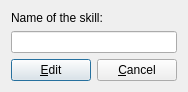
<?xml version="1.0" encoding="UTF-8"?>
<ui version="4.0">
 <class>changeSkillDialog</class>
 <widget class="QDialog" name="changeSkillDialog">
  <property name="windowModality">
   <enum>Qt::ApplicationModal</enum>
  </property>
  <property name="geometry">
   <rect>
    <x>0</x>
    <y>0</y>
    <width>198</width>
    <height>106</height>
   </rect>
  </property>
  <property name="windowTitle">
   <string>New name</string>
  </property>
  <property name="modal">
   <bool>true</bool>
  </property>
  <layout class="QVBoxLayout" name="_2">
   <property name="sizeConstraint">
    <enum>QLayout::SetFixedSize</enum>
   </property>
   <item>
    <widget class="QLabel" name="label">
     <property name="text">
      <string>Name of the skill:</string>
     </property>
    </widget>
   </item>
   <item>
    <widget class="QLineEdit" name="editName"/>
   </item>
   <item>
    <layout class="QHBoxLayout" name="horizontalLayout">
     <item>
      <widget class="QPushButton" name="pushEdit">
       <property name="text">
        <string>&amp;Edit</string>
       </property>
       <property name="icon">
        <iconset resource="../../ressource.qrc">
         <normaloff>:/data/images/check.svg</normaloff>:/data/images/check.svg</iconset>
       </property>
      </widget>
     </item>
     <item>
      <widget class="QPushButton" name="pushCancel">
       <property name="text">
        <string>&amp;Cancel</string>
       </property>
       <property name="icon">
        <iconset resource="../../ressource.qrc">
         <normaloff>:/data/images/stop.svg</normaloff>:/data/images/stop.svg</iconset>
       </property>
      </widget>
     </item>
    </layout>
   </item>
  </layout>
 </widget>
 <resources>
  <include location="../../ressource.qrc"/>
 </resources>
 <connections>
  <connection>
   <sender>pushCancel</sender>
   <signal>clicked()</signal>
   <receiver>changeSkillDialog</receiver>
   <slot>reject()</slot>
   <hints>
    <hint type="sourcelabel">
     <x>124</x>
     <y>96</y>
    </hint>
    <hint type="destinationlabel">
     <x>192</x>
     <y>74</y>
    </hint>
   </hints>
  </connection>
 </connections>
</ui>
